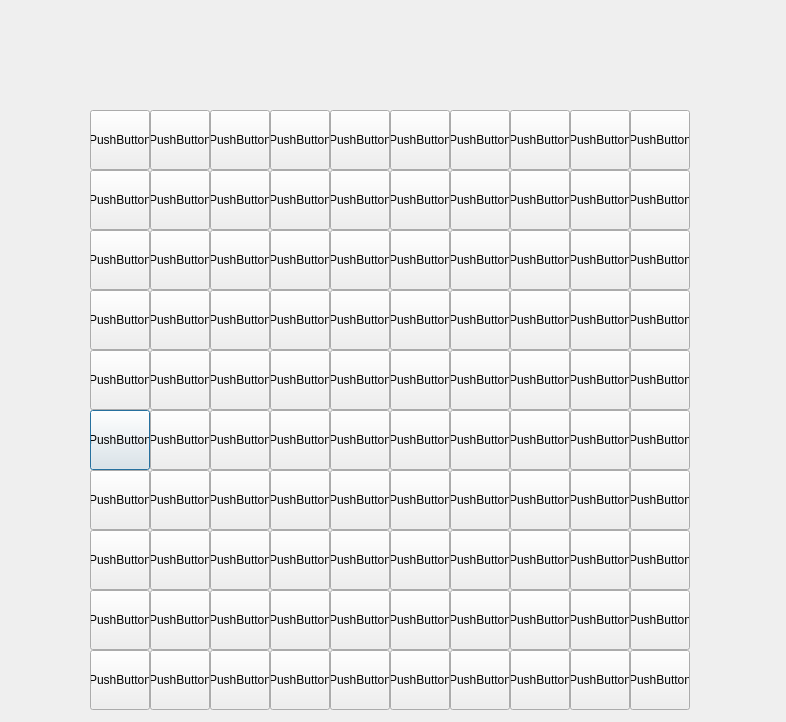
<?xml version="1.0" encoding="UTF-8"?>
<ui version="4.0">
 <class>Dialog</class>
 <widget class="QDialog" name="Dialog">
  <property name="geometry">
   <rect>
    <x>0</x>
    <y>0</y>
    <width>786</width>
    <height>722</height>
   </rect>
  </property>
  <property name="windowTitle">
   <string>Dialog</string>
  </property>
  <widget class="QPushButton" name="pushButton_6">
   <property name="geometry">
    <rect>
     <x>90</x>
     <y>410</y>
     <width>60</width>
     <height>60</height>
    </rect>
   </property>
   <property name="text">
    <string>PushButton</string>
   </property>
  </widget>
  <widget class="QPushButton" name="pushButton_4">
   <property name="geometry">
    <rect>
     <x>90</x>
     <y>290</y>
     <width>60</width>
     <height>60</height>
    </rect>
   </property>
   <property name="text">
    <string>PushButton</string>
   </property>
  </widget>
  <widget class="QPushButton" name="pushButton_2">
   <property name="geometry">
    <rect>
     <x>90</x>
     <y>170</y>
     <width>60</width>
     <height>60</height>
    </rect>
   </property>
   <property name="text">
    <string>PushButton</string>
   </property>
  </widget>
  <widget class="QPushButton" name="pushButton">
   <property name="geometry">
    <rect>
     <x>90</x>
     <y>110</y>
     <width>60</width>
     <height>60</height>
    </rect>
   </property>
   <property name="text">
    <string>PushButton</string>
   </property>
  </widget>
  <widget class="QPushButton" name="pushButton_3">
   <property name="geometry">
    <rect>
     <x>90</x>
     <y>230</y>
     <width>60</width>
     <height>60</height>
    </rect>
   </property>
   <property name="text">
    <string>PushButton</string>
   </property>
  </widget>
  <widget class="QPushButton" name="pushButton_7">
   <property name="geometry">
    <rect>
     <x>90</x>
     <y>470</y>
     <width>60</width>
     <height>60</height>
    </rect>
   </property>
   <property name="text">
    <string>PushButton</string>
   </property>
  </widget>
  <widget class="QPushButton" name="pushButton_5">
   <property name="geometry">
    <rect>
     <x>90</x>
     <y>350</y>
     <width>60</width>
     <height>60</height>
    </rect>
   </property>
   <property name="text">
    <string>PushButton</string>
   </property>
  </widget>
  <widget class="QPushButton" name="pushButton_8">
   <property name="geometry">
    <rect>
     <x>90</x>
     <y>530</y>
     <width>60</width>
     <height>60</height>
    </rect>
   </property>
   <property name="text">
    <string>PushButton</string>
   </property>
  </widget>
  <widget class="QPushButton" name="pushButton_9">
   <property name="geometry">
    <rect>
     <x>90</x>
     <y>590</y>
     <width>60</width>
     <height>60</height>
    </rect>
   </property>
   <property name="text">
    <string>PushButton</string>
   </property>
  </widget>
  <widget class="QPushButton" name="pushButton_10">
   <property name="geometry">
    <rect>
     <x>90</x>
     <y>650</y>
     <width>60</width>
     <height>60</height>
    </rect>
   </property>
   <property name="text">
    <string>PushButton</string>
   </property>
  </widget>
  <widget class="QPushButton" name="pushButton_11">
   <property name="geometry">
    <rect>
     <x>150</x>
     <y>230</y>
     <width>60</width>
     <height>60</height>
    </rect>
   </property>
   <property name="text">
    <string>PushButton</string>
   </property>
  </widget>
  <widget class="QPushButton" name="pushButton_12">
   <property name="geometry">
    <rect>
     <x>150</x>
     <y>170</y>
     <width>60</width>
     <height>60</height>
    </rect>
   </property>
   <property name="text">
    <string>PushButton</string>
   </property>
  </widget>
  <widget class="QPushButton" name="pushButton_13">
   <property name="geometry">
    <rect>
     <x>150</x>
     <y>470</y>
     <width>60</width>
     <height>60</height>
    </rect>
   </property>
   <property name="text">
    <string>PushButton</string>
   </property>
  </widget>
  <widget class="QPushButton" name="pushButton_14">
   <property name="geometry">
    <rect>
     <x>150</x>
     <y>290</y>
     <width>60</width>
     <height>60</height>
    </rect>
   </property>
   <property name="text">
    <string>PushButton</string>
   </property>
  </widget>
  <widget class="QPushButton" name="pushButton_15">
   <property name="geometry">
    <rect>
     <x>150</x>
     <y>350</y>
     <width>60</width>
     <height>60</height>
    </rect>
   </property>
   <property name="text">
    <string>PushButton</string>
   </property>
  </widget>
  <widget class="QPushButton" name="pushButton_16">
   <property name="geometry">
    <rect>
     <x>150</x>
     <y>530</y>
     <width>60</width>
     <height>60</height>
    </rect>
   </property>
   <property name="text">
    <string>PushButton</string>
   </property>
  </widget>
  <widget class="QPushButton" name="pushButton_17">
   <property name="geometry">
    <rect>
     <x>150</x>
     <y>650</y>
     <width>60</width>
     <height>60</height>
    </rect>
   </property>
   <property name="text">
    <string>PushButton</string>
   </property>
  </widget>
  <widget class="QPushButton" name="pushButton_18">
   <property name="geometry">
    <rect>
     <x>150</x>
     <y>590</y>
     <width>60</width>
     <height>60</height>
    </rect>
   </property>
   <property name="text">
    <string>PushButton</string>
   </property>
  </widget>
  <widget class="QPushButton" name="pushButton_19">
   <property name="geometry">
    <rect>
     <x>150</x>
     <y>110</y>
     <width>60</width>
     <height>60</height>
    </rect>
   </property>
   <property name="text">
    <string>PushButton</string>
   </property>
  </widget>
  <widget class="QPushButton" name="pushButton_20">
   <property name="geometry">
    <rect>
     <x>150</x>
     <y>410</y>
     <width>60</width>
     <height>60</height>
    </rect>
   </property>
   <property name="text">
    <string>PushButton</string>
   </property>
  </widget>
  <widget class="QPushButton" name="pushButton_21">
   <property name="geometry">
    <rect>
     <x>210</x>
     <y>230</y>
     <width>60</width>
     <height>60</height>
    </rect>
   </property>
   <property name="text">
    <string>PushButton</string>
   </property>
  </widget>
  <widget class="QPushButton" name="pushButton_22">
   <property name="geometry">
    <rect>
     <x>210</x>
     <y>170</y>
     <width>60</width>
     <height>60</height>
    </rect>
   </property>
   <property name="text">
    <string>PushButton</string>
   </property>
  </widget>
  <widget class="QPushButton" name="pushButton_23">
   <property name="geometry">
    <rect>
     <x>210</x>
     <y>470</y>
     <width>60</width>
     <height>60</height>
    </rect>
   </property>
   <property name="text">
    <string>PushButton</string>
   </property>
  </widget>
  <widget class="QPushButton" name="pushButton_24">
   <property name="geometry">
    <rect>
     <x>210</x>
     <y>290</y>
     <width>60</width>
     <height>60</height>
    </rect>
   </property>
   <property name="text">
    <string>PushButton</string>
   </property>
  </widget>
  <widget class="QPushButton" name="pushButton_25">
   <property name="geometry">
    <rect>
     <x>210</x>
     <y>350</y>
     <width>60</width>
     <height>60</height>
    </rect>
   </property>
   <property name="text">
    <string>PushButton</string>
   </property>
  </widget>
  <widget class="QPushButton" name="pushButton_26">
   <property name="geometry">
    <rect>
     <x>210</x>
     <y>530</y>
     <width>60</width>
     <height>60</height>
    </rect>
   </property>
   <property name="text">
    <string>PushButton</string>
   </property>
  </widget>
  <widget class="QPushButton" name="pushButton_27">
   <property name="geometry">
    <rect>
     <x>210</x>
     <y>650</y>
     <width>60</width>
     <height>60</height>
    </rect>
   </property>
   <property name="text">
    <string>PushButton</string>
   </property>
  </widget>
  <widget class="QPushButton" name="pushButton_28">
   <property name="geometry">
    <rect>
     <x>210</x>
     <y>590</y>
     <width>60</width>
     <height>60</height>
    </rect>
   </property>
   <property name="text">
    <string>PushButton</string>
   </property>
  </widget>
  <widget class="QPushButton" name="pushButton_29">
   <property name="geometry">
    <rect>
     <x>210</x>
     <y>110</y>
     <width>60</width>
     <height>60</height>
    </rect>
   </property>
   <property name="text">
    <string>PushButton</string>
   </property>
  </widget>
  <widget class="QPushButton" name="pushButton_30">
   <property name="geometry">
    <rect>
     <x>210</x>
     <y>410</y>
     <width>60</width>
     <height>60</height>
    </rect>
   </property>
   <property name="text">
    <string>PushButton</string>
   </property>
  </widget>
  <widget class="QPushButton" name="pushButton_31">
   <property name="geometry">
    <rect>
     <x>270</x>
     <y>230</y>
     <width>60</width>
     <height>60</height>
    </rect>
   </property>
   <property name="text">
    <string>PushButton</string>
   </property>
  </widget>
  <widget class="QPushButton" name="pushButton_32">
   <property name="geometry">
    <rect>
     <x>270</x>
     <y>170</y>
     <width>60</width>
     <height>60</height>
    </rect>
   </property>
   <property name="text">
    <string>PushButton</string>
   </property>
  </widget>
  <widget class="QPushButton" name="pushButton_33">
   <property name="geometry">
    <rect>
     <x>270</x>
     <y>470</y>
     <width>60</width>
     <height>60</height>
    </rect>
   </property>
   <property name="text">
    <string>PushButton</string>
   </property>
  </widget>
  <widget class="QPushButton" name="pushButton_34">
   <property name="geometry">
    <rect>
     <x>270</x>
     <y>290</y>
     <width>60</width>
     <height>60</height>
    </rect>
   </property>
   <property name="text">
    <string>PushButton</string>
   </property>
  </widget>
  <widget class="QPushButton" name="pushButton_35">
   <property name="geometry">
    <rect>
     <x>270</x>
     <y>350</y>
     <width>60</width>
     <height>60</height>
    </rect>
   </property>
   <property name="text">
    <string>PushButton</string>
   </property>
  </widget>
  <widget class="QPushButton" name="pushButton_36">
   <property name="geometry">
    <rect>
     <x>270</x>
     <y>530</y>
     <width>60</width>
     <height>60</height>
    </rect>
   </property>
   <property name="text">
    <string>PushButton</string>
   </property>
  </widget>
  <widget class="QPushButton" name="pushButton_37">
   <property name="geometry">
    <rect>
     <x>270</x>
     <y>650</y>
     <width>60</width>
     <height>60</height>
    </rect>
   </property>
   <property name="text">
    <string>PushButton</string>
   </property>
  </widget>
  <widget class="QPushButton" name="pushButton_38">
   <property name="geometry">
    <rect>
     <x>270</x>
     <y>590</y>
     <width>60</width>
     <height>60</height>
    </rect>
   </property>
   <property name="text">
    <string>PushButton</string>
   </property>
  </widget>
  <widget class="QPushButton" name="pushButton_39">
   <property name="geometry">
    <rect>
     <x>270</x>
     <y>110</y>
     <width>60</width>
     <height>60</height>
    </rect>
   </property>
   <property name="text">
    <string>PushButton</string>
   </property>
  </widget>
  <widget class="QPushButton" name="pushButton_40">
   <property name="geometry">
    <rect>
     <x>270</x>
     <y>410</y>
     <width>60</width>
     <height>60</height>
    </rect>
   </property>
   <property name="text">
    <string>PushButton</string>
   </property>
  </widget>
  <widget class="QPushButton" name="pushButton_41">
   <property name="geometry">
    <rect>
     <x>330</x>
     <y>230</y>
     <width>60</width>
     <height>60</height>
    </rect>
   </property>
   <property name="text">
    <string>PushButton</string>
   </property>
  </widget>
  <widget class="QPushButton" name="pushButton_42">
   <property name="geometry">
    <rect>
     <x>330</x>
     <y>170</y>
     <width>60</width>
     <height>60</height>
    </rect>
   </property>
   <property name="text">
    <string>PushButton</string>
   </property>
  </widget>
  <widget class="QPushButton" name="pushButton_43">
   <property name="geometry">
    <rect>
     <x>330</x>
     <y>470</y>
     <width>60</width>
     <height>60</height>
    </rect>
   </property>
   <property name="text">
    <string>PushButton</string>
   </property>
  </widget>
  <widget class="QPushButton" name="pushButton_44">
   <property name="geometry">
    <rect>
     <x>330</x>
     <y>290</y>
     <width>60</width>
     <height>60</height>
    </rect>
   </property>
   <property name="text">
    <string>PushButton</string>
   </property>
  </widget>
  <widget class="QPushButton" name="pushButton_45">
   <property name="geometry">
    <rect>
     <x>330</x>
     <y>350</y>
     <width>60</width>
     <height>60</height>
    </rect>
   </property>
   <property name="text">
    <string>PushButton</string>
   </property>
  </widget>
  <widget class="QPushButton" name="pushButton_46">
   <property name="geometry">
    <rect>
     <x>330</x>
     <y>530</y>
     <width>60</width>
     <height>60</height>
    </rect>
   </property>
   <property name="text">
    <string>PushButton</string>
   </property>
  </widget>
  <widget class="QPushButton" name="pushButton_47">
   <property name="geometry">
    <rect>
     <x>330</x>
     <y>650</y>
     <width>60</width>
     <height>60</height>
    </rect>
   </property>
   <property name="text">
    <string>PushButton</string>
   </property>
  </widget>
  <widget class="QPushButton" name="pushButton_48">
   <property name="geometry">
    <rect>
     <x>330</x>
     <y>590</y>
     <width>60</width>
     <height>60</height>
    </rect>
   </property>
   <property name="text">
    <string>PushButton</string>
   </property>
  </widget>
  <widget class="QPushButton" name="pushButton_49">
   <property name="geometry">
    <rect>
     <x>330</x>
     <y>110</y>
     <width>60</width>
     <height>60</height>
    </rect>
   </property>
   <property name="text">
    <string>PushButton</string>
   </property>
  </widget>
  <widget class="QPushButton" name="pushButton_50">
   <property name="geometry">
    <rect>
     <x>330</x>
     <y>410</y>
     <width>60</width>
     <height>60</height>
    </rect>
   </property>
   <property name="text">
    <string>PushButton</string>
   </property>
  </widget>
  <widget class="QPushButton" name="pushButton_51">
   <property name="geometry">
    <rect>
     <x>390</x>
     <y>230</y>
     <width>60</width>
     <height>60</height>
    </rect>
   </property>
   <property name="text">
    <string>PushButton</string>
   </property>
  </widget>
  <widget class="QPushButton" name="pushButton_52">
   <property name="geometry">
    <rect>
     <x>390</x>
     <y>170</y>
     <width>60</width>
     <height>60</height>
    </rect>
   </property>
   <property name="text">
    <string>PushButton</string>
   </property>
  </widget>
  <widget class="QPushButton" name="pushButton_53">
   <property name="geometry">
    <rect>
     <x>390</x>
     <y>470</y>
     <width>60</width>
     <height>60</height>
    </rect>
   </property>
   <property name="text">
    <string>PushButton</string>
   </property>
  </widget>
  <widget class="QPushButton" name="pushButton_54">
   <property name="geometry">
    <rect>
     <x>390</x>
     <y>290</y>
     <width>60</width>
     <height>60</height>
    </rect>
   </property>
   <property name="text">
    <string>PushButton</string>
   </property>
  </widget>
  <widget class="QPushButton" name="pushButton_55">
   <property name="geometry">
    <rect>
     <x>390</x>
     <y>350</y>
     <width>60</width>
     <height>60</height>
    </rect>
   </property>
   <property name="text">
    <string>PushButton</string>
   </property>
  </widget>
  <widget class="QPushButton" name="pushButton_56">
   <property name="geometry">
    <rect>
     <x>390</x>
     <y>530</y>
     <width>60</width>
     <height>60</height>
    </rect>
   </property>
   <property name="text">
    <string>PushButton</string>
   </property>
  </widget>
  <widget class="QPushButton" name="pushButton_57">
   <property name="geometry">
    <rect>
     <x>390</x>
     <y>650</y>
     <width>60</width>
     <height>60</height>
    </rect>
   </property>
   <property name="text">
    <string>PushButton</string>
   </property>
  </widget>
  <widget class="QPushButton" name="pushButton_58">
   <property name="geometry">
    <rect>
     <x>390</x>
     <y>590</y>
     <width>60</width>
     <height>60</height>
    </rect>
   </property>
   <property name="text">
    <string>PushButton</string>
   </property>
  </widget>
  <widget class="QPushButton" name="pushButton_59">
   <property name="geometry">
    <rect>
     <x>390</x>
     <y>110</y>
     <width>60</width>
     <height>60</height>
    </rect>
   </property>
   <property name="text">
    <string>PushButton</string>
   </property>
  </widget>
  <widget class="QPushButton" name="pushButton_60">
   <property name="geometry">
    <rect>
     <x>390</x>
     <y>410</y>
     <width>60</width>
     <height>60</height>
    </rect>
   </property>
   <property name="text">
    <string>PushButton</string>
   </property>
  </widget>
  <widget class="QPushButton" name="pushButton_61">
   <property name="geometry">
    <rect>
     <x>450</x>
     <y>230</y>
     <width>60</width>
     <height>60</height>
    </rect>
   </property>
   <property name="text">
    <string>PushButton</string>
   </property>
  </widget>
  <widget class="QPushButton" name="pushButton_62">
   <property name="geometry">
    <rect>
     <x>450</x>
     <y>170</y>
     <width>60</width>
     <height>60</height>
    </rect>
   </property>
   <property name="text">
    <string>PushButton</string>
   </property>
  </widget>
  <widget class="QPushButton" name="pushButton_63">
   <property name="geometry">
    <rect>
     <x>450</x>
     <y>470</y>
     <width>60</width>
     <height>60</height>
    </rect>
   </property>
   <property name="text">
    <string>PushButton</string>
   </property>
  </widget>
  <widget class="QPushButton" name="pushButton_64">
   <property name="geometry">
    <rect>
     <x>450</x>
     <y>290</y>
     <width>60</width>
     <height>60</height>
    </rect>
   </property>
   <property name="text">
    <string>PushButton</string>
   </property>
  </widget>
  <widget class="QPushButton" name="pushButton_65">
   <property name="geometry">
    <rect>
     <x>450</x>
     <y>350</y>
     <width>60</width>
     <height>60</height>
    </rect>
   </property>
   <property name="text">
    <string>PushButton</string>
   </property>
  </widget>
  <widget class="QPushButton" name="pushButton_66">
   <property name="geometry">
    <rect>
     <x>450</x>
     <y>530</y>
     <width>60</width>
     <height>60</height>
    </rect>
   </property>
   <property name="text">
    <string>PushButton</string>
   </property>
  </widget>
  <widget class="QPushButton" name="pushButton_67">
   <property name="geometry">
    <rect>
     <x>450</x>
     <y>650</y>
     <width>60</width>
     <height>60</height>
    </rect>
   </property>
   <property name="text">
    <string>PushButton</string>
   </property>
  </widget>
  <widget class="QPushButton" name="pushButton_68">
   <property name="geometry">
    <rect>
     <x>450</x>
     <y>590</y>
     <width>60</width>
     <height>60</height>
    </rect>
   </property>
   <property name="text">
    <string>PushButton</string>
   </property>
  </widget>
  <widget class="QPushButton" name="pushButton_69">
   <property name="geometry">
    <rect>
     <x>450</x>
     <y>110</y>
     <width>60</width>
     <height>60</height>
    </rect>
   </property>
   <property name="text">
    <string>PushButton</string>
   </property>
  </widget>
  <widget class="QPushButton" name="pushButton_70">
   <property name="geometry">
    <rect>
     <x>450</x>
     <y>410</y>
     <width>60</width>
     <height>60</height>
    </rect>
   </property>
   <property name="text">
    <string>PushButton</string>
   </property>
  </widget>
  <widget class="QPushButton" name="pushButton_71">
   <property name="geometry">
    <rect>
     <x>510</x>
     <y>230</y>
     <width>60</width>
     <height>60</height>
    </rect>
   </property>
   <property name="text">
    <string>PushButton</string>
   </property>
  </widget>
  <widget class="QPushButton" name="pushButton_72">
   <property name="geometry">
    <rect>
     <x>510</x>
     <y>170</y>
     <width>60</width>
     <height>60</height>
    </rect>
   </property>
   <property name="text">
    <string>PushButton</string>
   </property>
  </widget>
  <widget class="QPushButton" name="pushButton_73">
   <property name="geometry">
    <rect>
     <x>510</x>
     <y>470</y>
     <width>60</width>
     <height>60</height>
    </rect>
   </property>
   <property name="text">
    <string>PushButton</string>
   </property>
  </widget>
  <widget class="QPushButton" name="pushButton_74">
   <property name="geometry">
    <rect>
     <x>510</x>
     <y>290</y>
     <width>60</width>
     <height>60</height>
    </rect>
   </property>
   <property name="text">
    <string>PushButton</string>
   </property>
  </widget>
  <widget class="QPushButton" name="pushButton_75">
   <property name="geometry">
    <rect>
     <x>510</x>
     <y>350</y>
     <width>60</width>
     <height>60</height>
    </rect>
   </property>
   <property name="text">
    <string>PushButton</string>
   </property>
  </widget>
  <widget class="QPushButton" name="pushButton_76">
   <property name="geometry">
    <rect>
     <x>510</x>
     <y>530</y>
     <width>60</width>
     <height>60</height>
    </rect>
   </property>
   <property name="text">
    <string>PushButton</string>
   </property>
  </widget>
  <widget class="QPushButton" name="pushButton_77">
   <property name="geometry">
    <rect>
     <x>510</x>
     <y>650</y>
     <width>60</width>
     <height>60</height>
    </rect>
   </property>
   <property name="text">
    <string>PushButton</string>
   </property>
  </widget>
  <widget class="QPushButton" name="pushButton_78">
   <property name="geometry">
    <rect>
     <x>510</x>
     <y>590</y>
     <width>60</width>
     <height>60</height>
    </rect>
   </property>
   <property name="text">
    <string>PushButton</string>
   </property>
  </widget>
  <widget class="QPushButton" name="pushButton_79">
   <property name="geometry">
    <rect>
     <x>510</x>
     <y>110</y>
     <width>60</width>
     <height>60</height>
    </rect>
   </property>
   <property name="text">
    <string>PushButton</string>
   </property>
  </widget>
  <widget class="QPushButton" name="pushButton_80">
   <property name="geometry">
    <rect>
     <x>510</x>
     <y>410</y>
     <width>60</width>
     <height>60</height>
    </rect>
   </property>
   <property name="text">
    <string>PushButton</string>
   </property>
  </widget>
  <widget class="QPushButton" name="pushButton_81">
   <property name="geometry">
    <rect>
     <x>570</x>
     <y>230</y>
     <width>60</width>
     <height>60</height>
    </rect>
   </property>
   <property name="text">
    <string>PushButton</string>
   </property>
  </widget>
  <widget class="QPushButton" name="pushButton_82">
   <property name="geometry">
    <rect>
     <x>570</x>
     <y>170</y>
     <width>60</width>
     <height>60</height>
    </rect>
   </property>
   <property name="text">
    <string>PushButton</string>
   </property>
  </widget>
  <widget class="QPushButton" name="pushButton_83">
   <property name="geometry">
    <rect>
     <x>570</x>
     <y>470</y>
     <width>60</width>
     <height>60</height>
    </rect>
   </property>
   <property name="text">
    <string>PushButton</string>
   </property>
  </widget>
  <widget class="QPushButton" name="pushButton_84">
   <property name="geometry">
    <rect>
     <x>570</x>
     <y>290</y>
     <width>60</width>
     <height>60</height>
    </rect>
   </property>
   <property name="text">
    <string>PushButton</string>
   </property>
  </widget>
  <widget class="QPushButton" name="pushButton_85">
   <property name="geometry">
    <rect>
     <x>570</x>
     <y>350</y>
     <width>60</width>
     <height>60</height>
    </rect>
   </property>
   <property name="text">
    <string>PushButton</string>
   </property>
  </widget>
  <widget class="QPushButton" name="pushButton_86">
   <property name="geometry">
    <rect>
     <x>570</x>
     <y>530</y>
     <width>60</width>
     <height>60</height>
    </rect>
   </property>
   <property name="text">
    <string>PushButton</string>
   </property>
  </widget>
  <widget class="QPushButton" name="pushButton_87">
   <property name="geometry">
    <rect>
     <x>570</x>
     <y>650</y>
     <width>60</width>
     <height>60</height>
    </rect>
   </property>
   <property name="text">
    <string>PushButton</string>
   </property>
  </widget>
  <widget class="QPushButton" name="pushButton_88">
   <property name="geometry">
    <rect>
     <x>570</x>
     <y>590</y>
     <width>60</width>
     <height>60</height>
    </rect>
   </property>
   <property name="text">
    <string>PushButton</string>
   </property>
  </widget>
  <widget class="QPushButton" name="pushButton_89">
   <property name="geometry">
    <rect>
     <x>570</x>
     <y>110</y>
     <width>60</width>
     <height>60</height>
    </rect>
   </property>
   <property name="text">
    <string>PushButton</string>
   </property>
  </widget>
  <widget class="QPushButton" name="pushButton_90">
   <property name="geometry">
    <rect>
     <x>570</x>
     <y>410</y>
     <width>60</width>
     <height>60</height>
    </rect>
   </property>
   <property name="text">
    <string>PushButton</string>
   </property>
  </widget>
  <widget class="QPushButton" name="pushButton_91">
   <property name="geometry">
    <rect>
     <x>630</x>
     <y>230</y>
     <width>60</width>
     <height>60</height>
    </rect>
   </property>
   <property name="text">
    <string>PushButton</string>
   </property>
  </widget>
  <widget class="QPushButton" name="pushButton_92">
   <property name="geometry">
    <rect>
     <x>630</x>
     <y>170</y>
     <width>60</width>
     <height>60</height>
    </rect>
   </property>
   <property name="text">
    <string>PushButton</string>
   </property>
  </widget>
  <widget class="QPushButton" name="pushButton_93">
   <property name="geometry">
    <rect>
     <x>630</x>
     <y>470</y>
     <width>60</width>
     <height>60</height>
    </rect>
   </property>
   <property name="text">
    <string>PushButton</string>
   </property>
  </widget>
  <widget class="QPushButton" name="pushButton_94">
   <property name="geometry">
    <rect>
     <x>630</x>
     <y>290</y>
     <width>60</width>
     <height>60</height>
    </rect>
   </property>
   <property name="text">
    <string>PushButton</string>
   </property>
  </widget>
  <widget class="QPushButton" name="pushButton_95">
   <property name="geometry">
    <rect>
     <x>630</x>
     <y>350</y>
     <width>60</width>
     <height>60</height>
    </rect>
   </property>
   <property name="text">
    <string>PushButton</string>
   </property>
  </widget>
  <widget class="QPushButton" name="pushButton_96">
   <property name="geometry">
    <rect>
     <x>630</x>
     <y>530</y>
     <width>60</width>
     <height>60</height>
    </rect>
   </property>
   <property name="text">
    <string>PushButton</string>
   </property>
  </widget>
  <widget class="QPushButton" name="pushButton_97">
   <property name="geometry">
    <rect>
     <x>630</x>
     <y>650</y>
     <width>60</width>
     <height>60</height>
    </rect>
   </property>
   <property name="text">
    <string>PushButton</string>
   </property>
  </widget>
  <widget class="QPushButton" name="pushButton_98">
   <property name="geometry">
    <rect>
     <x>630</x>
     <y>590</y>
     <width>60</width>
     <height>60</height>
    </rect>
   </property>
   <property name="text">
    <string>PushButton</string>
   </property>
  </widget>
  <widget class="QPushButton" name="pushButton_99">
   <property name="geometry">
    <rect>
     <x>630</x>
     <y>110</y>
     <width>60</width>
     <height>60</height>
    </rect>
   </property>
   <property name="text">
    <string>PushButton</string>
   </property>
  </widget>
  <widget class="QPushButton" name="pushButton_100">
   <property name="geometry">
    <rect>
     <x>630</x>
     <y>410</y>
     <width>60</width>
     <height>60</height>
    </rect>
   </property>
   <property name="text">
    <string>PushButton</string>
   </property>
  </widget>
 </widget>
 <resources/>
 <connections/>
</ui>
